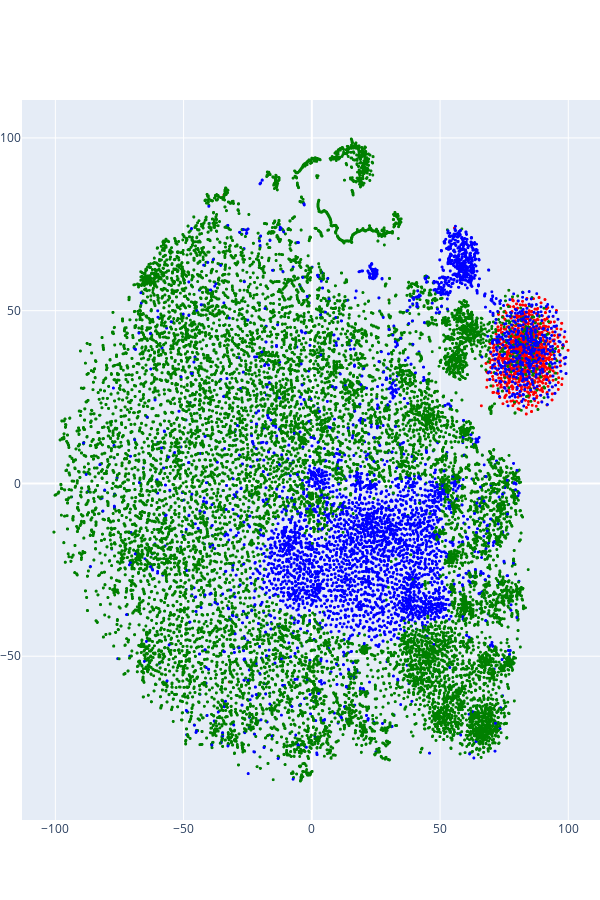

This figure's notebook cell:
### Code cell
import plotly.graph_objs as go

scatter = go.Scattergl(
    x=tsne_embeddings_2d[:, 0], 
    y=tsne_embeddings_2d[:, 1],
    text=sorted_tokens,
    marker=dict(color=token_colors, size=3),
    mode="markers",
    name="Token embeddings",
)

fig = go.FigureWidget(
    data=[scatter],
    layout=dict(
        width=600,
        height=900,
        margin=dict(l=0, r=0),
    )
)

fig.show()

### Figure 1 — Plotly figure (JSON) as saved in the notebook; plotly's stock layout.template omitted (floating-point values rounded to 4 significant figures; data arrays with more than 128 entries replaced by an {"elided": "..."} marker saying what was removed)
{"data": [{"marker": {"color": {"elided": "30522 str values"}, "size": 3}, "mode": "markers", "name": "Token embeddings", "text": {"elided": "30522 str values"}, "type": "scattergl", "uid": "d0c4db2e-c961-41e9-84fa-e0c8d19efea0", "x": {"elided": "30522 float values"}, "y": {"elided": "30522 float values"}}], "layout": {"height": 900, "margin": {"l": 0, "r": 0}, "width": 600}}
